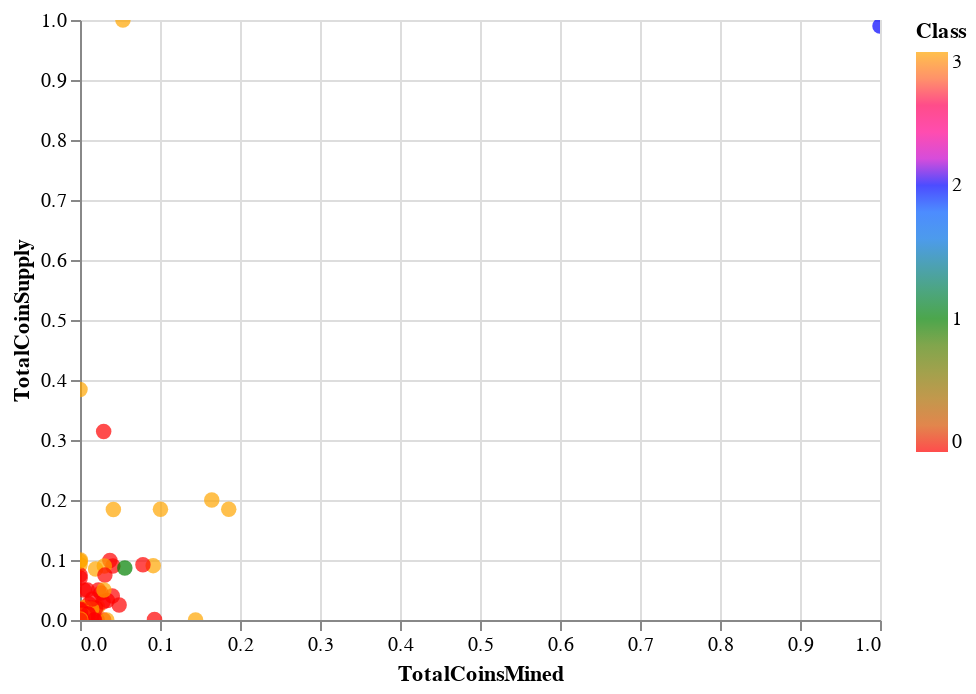

This figure's notebook cell:
### Code cell
alt.Chart(plot_df).mark_circle(size=60).encode(
    x='TotalCoinsMined',
    y='TotalCoinSupply',
    color=alt.Color('Class', scale=alt.Scale(domain=[0, 1, 2, 3], range=['red', 'green', 'blue', 'orange'])),
    tooltip=['CoinName', 'TotalCoinsMined', 'TotalCoinSupply'],
).interactive()

### Figure 1 — Vega-Lite specification as saved in the notebook (floating-point values rounded to 4 significant figures; data arrays with more than 128 entries replaced by an {"elided": "..."} marker saying what was removed)
{"config": {"view": {"continuousWidth": 400, "continuousHeight": 300}}, "data": {"name": "data-9d20d38f3c455d2bd70e3325b2a39a70"}, "mark": {"type": "circle", "size": 60}, "encoding": {"color": {"type": "quantitative", "field": "Class", "scale": {"domain": [0, 1, 2, 3], "range": ["red", "green", "blue", "orange"]}}, "tooltip": [{"type": "nominal", "field": "CoinName"}, {"type": "quantitative", "field": "TotalCoinsMined"}, {"type": "quantitative", "field": "TotalCoinSupply"}], "x": {"type": "quantitative", "field": "TotalCoinsMined"}, "y": {"type": "quantitative", "field": "TotalCoinSupply"}}, "selection": {"selector003": {"type": "interval", "bind": "scales", "encodings": ["x", "y"]}}, "$schema": "https://vega.github.io/schema/vega-lite/v4.8.1.json", "datasets": {"data-9d20d38f3c455d2bd70e3325b2a39a70": {"elided": "532 records"}}}
